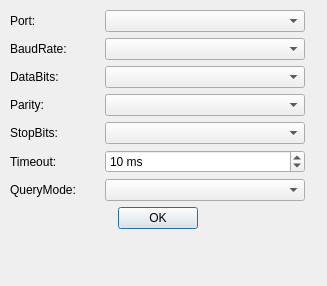
<?xml version="1.0" encoding="UTF-8"?>
<ui version="4.0">
 <class>QDeviceDialogClass</class>
 <widget class="QDialog" name="QDeviceDialogClass">
  <property name="geometry">
   <rect>
    <x>0</x>
    <y>0</y>
    <width>327</width>
    <height>286</height>
   </rect>
  </property>
  <property name="windowTitle">
   <string>Zigbee Devices Setting</string>
  </property>
  <widget class="QWidget" name="layoutWidget">
   <property name="geometry">
    <rect>
     <x>10</x>
     <y>10</y>
     <width>295</width>
     <height>267</height>
    </rect>
   </property>
   <layout class="QVBoxLayout" name="verticalLayout">
    <item>
     <layout class="QGridLayout" name="gridLayout">
      <item row="0" column="0">
       <widget class="QLabel" name="label">
        <property name="text">
         <string>Port:</string>
        </property>
       </widget>
      </item>
      <item row="0" column="1">
       <widget class="QComboBox" name="portBox">
        <property name="sizePolicy">
         <sizepolicy hsizetype="Minimum" vsizetype="Fixed">
          <horstretch>0</horstretch>
          <verstretch>0</verstretch>
         </sizepolicy>
        </property>
        <property name="minimumSize">
         <size>
          <width>200</width>
          <height>0</height>
         </size>
        </property>
       </widget>
      </item>
      <item row="1" column="0">
       <widget class="QLabel" name="label_2">
        <property name="text">
         <string>BaudRate:</string>
        </property>
       </widget>
      </item>
      <item row="1" column="1">
       <widget class="QComboBox" name="baudRateBox"/>
      </item>
      <item row="2" column="0">
       <widget class="QLabel" name="label_3">
        <property name="text">
         <string>DataBits:</string>
        </property>
       </widget>
      </item>
      <item row="2" column="1">
       <widget class="QComboBox" name="dataBitsBox"/>
      </item>
      <item row="3" column="0">
       <widget class="QLabel" name="label_4">
        <property name="text">
         <string>Parity:</string>
        </property>
       </widget>
      </item>
      <item row="3" column="1">
       <widget class="QComboBox" name="parityBox"/>
      </item>
      <item row="4" column="0">
       <widget class="QLabel" name="label_5">
        <property name="text">
         <string>StopBits:</string>
        </property>
       </widget>
      </item>
      <item row="4" column="1">
       <widget class="QComboBox" name="stopBitsBox"/>
      </item>
      <item row="5" column="0">
       <widget class="QLabel" name="label_7">
        <property name="text">
         <string>Timeout:</string>
        </property>
       </widget>
      </item>
      <item row="5" column="1">
       <widget class="QSpinBox" name="timeoutBox">
        <property name="suffix">
         <string> ms</string>
        </property>
        <property name="minimum">
         <number>-1</number>
        </property>
        <property name="maximum">
         <number>10000</number>
        </property>
        <property name="singleStep">
         <number>10</number>
        </property>
        <property name="value">
         <number>10</number>
        </property>
       </widget>
      </item>
      <item row="6" column="0">
       <widget class="QLabel" name="label_6">
        <property name="text">
         <string>QueryMode:</string>
        </property>
       </widget>
      </item>
      <item row="6" column="1">
       <widget class="QComboBox" name="queryModeBox"/>
      </item>
     </layout>
    </item>
    <item>
     <widget class="QDialogButtonBox" name="buttonBox">
      <property name="orientation">
       <enum>Qt::Horizontal</enum>
      </property>
      <property name="standardButtons">
       <set>QDialogButtonBox::Ok</set>
      </property>
      <property name="centerButtons">
       <bool>true</bool>
      </property>
     </widget>
    </item>
    <item>
     <spacer name="verticalSpacer">
      <property name="orientation">
       <enum>Qt::Vertical</enum>
      </property>
      <property name="sizeHint" stdset="0">
       <size>
        <width>20</width>
        <height>40</height>
       </size>
      </property>
     </spacer>
    </item>
   </layout>
  </widget>
 </widget>
 <resources/>
 <connections>
  <connection>
   <sender>buttonBox</sender>
   <signal>accepted()</signal>
   <receiver>QDeviceDialogClass</receiver>
   <slot>accept()</slot>
   <hints>
    <hint type="sourcelabel">
     <x>248</x>
     <y>254</y>
    </hint>
    <hint type="destinationlabel">
     <x>157</x>
     <y>274</y>
    </hint>
   </hints>
  </connection>
  <connection>
   <sender>buttonBox</sender>
   <signal>rejected()</signal>
   <receiver>QDeviceDialogClass</receiver>
   <slot>reject()</slot>
   <hints>
    <hint type="sourcelabel">
     <x>316</x>
     <y>260</y>
    </hint>
    <hint type="destinationlabel">
     <x>286</x>
     <y>274</y>
    </hint>
   </hints>
  </connection>
 </connections>
</ui>
